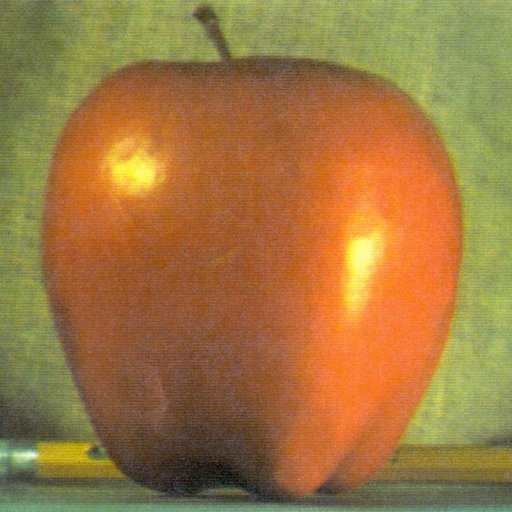
#> input picture day10/apple.jpg, 512 x 512 px
$ python test1.py
#> lines starting #> are read from the running program, lines starting #| are printed output that depends on the picture
import cv2 as cv
import numpy as np
#Read image
img = cv.imread('apple.jpg',0)
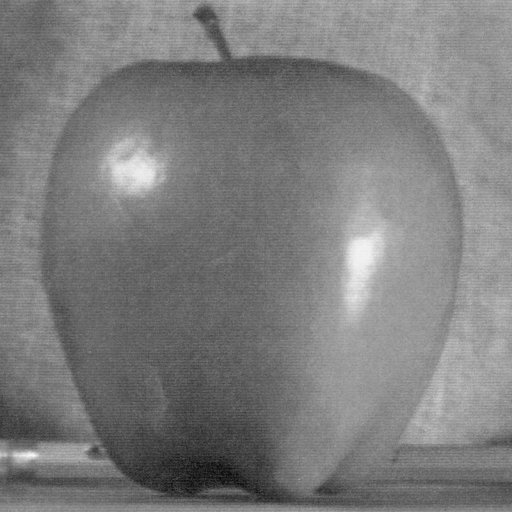
#> img: shape (512, 512); min 7, max 250, mean 125.2

rows,cols = img.shape
#> rows = 512; cols = 512
m = np.float32([
    [1,0,100],
    [0,1,150]
    ])
dst = cv.warpAffine(img, m,(cols, rows))
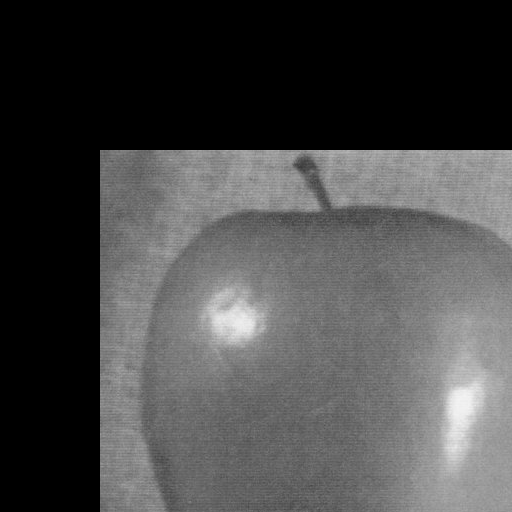
#> dst: shape (512, 512); min 0, max 243, mean 72.2
cv.imshow("Apple",dst)
cv.imshow("Apple2",img)
# Hold image till anyt key pressed
cv.waitKey(0)

$ run again, with day10/orange.jpg copied over day10/apple.jpg
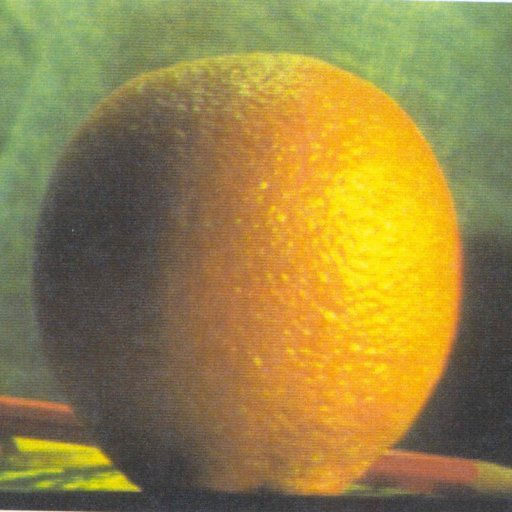
#> input picture day10/orange.jpg, 512 x 512 px
#> `img = cv.imread('apple.jpg',0)`:
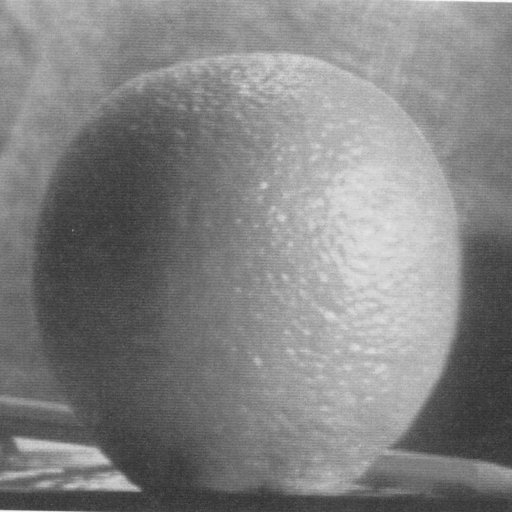
#> img: shape (512, 512); min 44, max 253, mean 130.2
#> `dst = cv.warpAffine(img, m,(cols, rows))`:
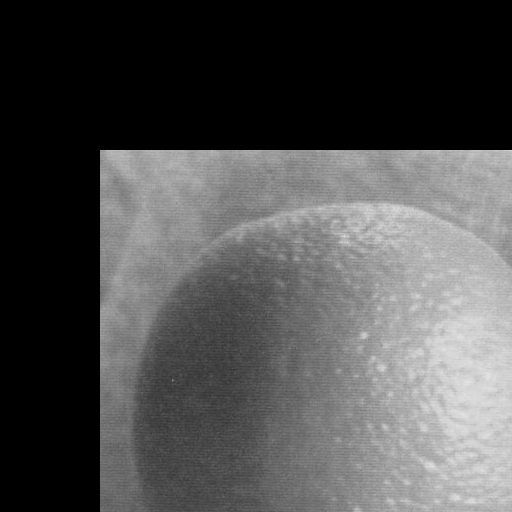
#> dst: shape (512, 512); min 0, max 227, mean 78.7
